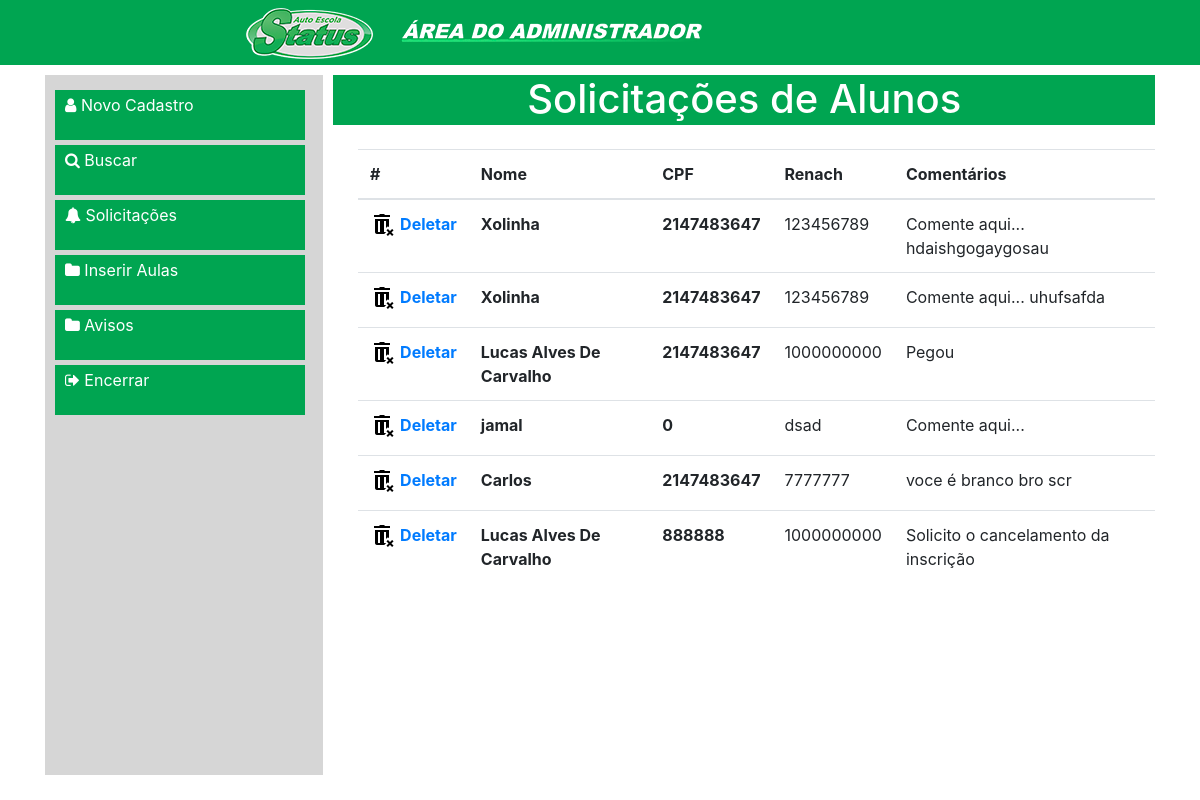
Page /View/adm/solicitacoes.php on the earlier database version.
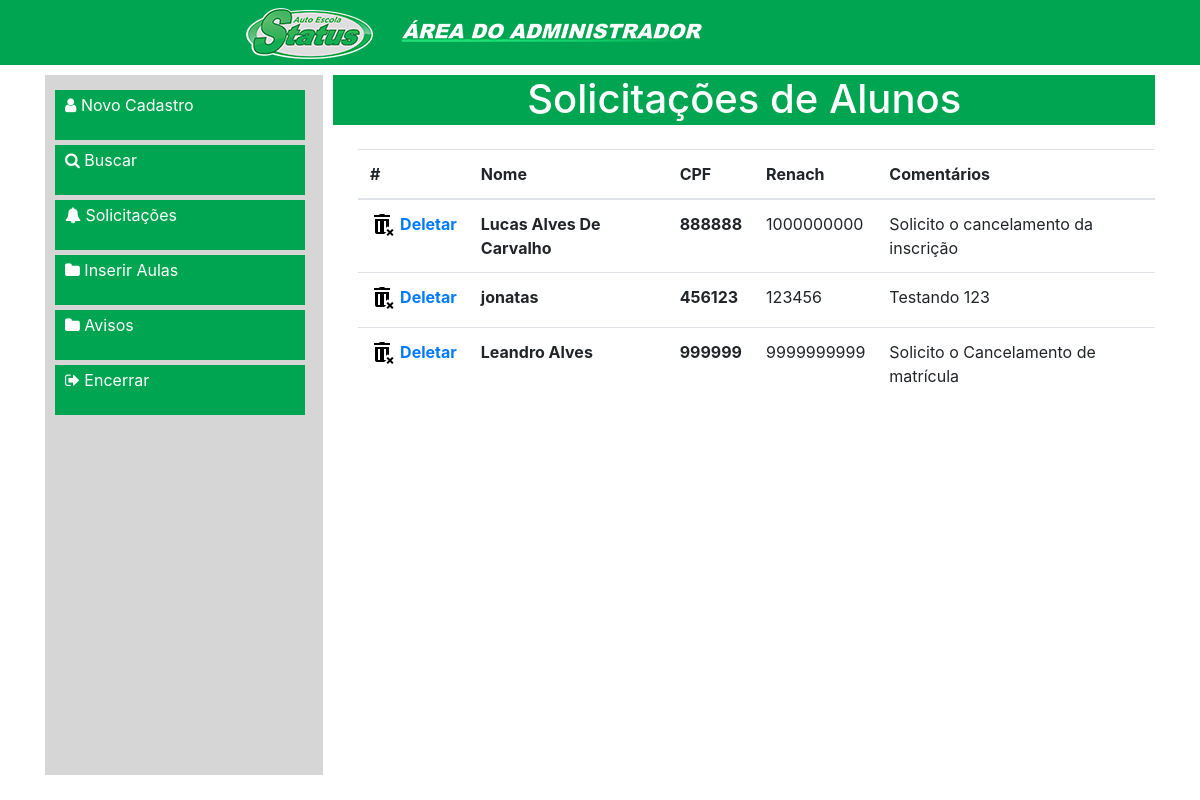
Same page on the later database version.
### tables this page shows
CREATE TABLE `solicitacao` (
  `id` int(11) NOT NULL,
  `nome` text NOT NULL,
  `cpf` int(11) NOT NULL,
  `renach` varchar(20) NOT NULL,
  `comentarios` varchar(100) NOT NULL
);

### model/modelDao/Conexao.php (called while the page is built)
<?php
class Conexao {
    private $usuario;
    private $senha;
    private $banco;
    private $servidor;
    private static $pdo;
    public function __construct(){
        $this->servidor = "localhost";
        $this->banco = "webstatus";
        $this->usuario = "root";
        $this->senha = "";
    }
    public function conectar(){
        try{
            if(is_null(self::$pdo)){
                self::$pdo = new PDO("mysql:host=".$this->servidor.";dbname=".$this->banco, $this->usuario, $this->senha);
            }
            return self::$pdo;
        } catch (PDOException $ex) {
			echo $ex->getMessage();
        }
    }
}

### View/adm/solicitacoes.php (the view, shortened to what this page needs)
<!DOCTYPE html>
<html lang="pt-br">
    <link rel="stylesheet" type="text/css" href="./css/Padm.css">
    <link href="https://stackpath.bootstrapcdn.com/font-awesome/4.7.0/css/font-awesome.min.css" rel="stylesheet">
    <link rel="stylesheet" href="https://stackpath.bootstrapcdn.com/bootstrap/4.4.1/css/bootstrap.min.css">
</head>
<body>
    <header>
        <div class="header-area">
            <div class="logo">
                <a href="#">
                    <img src="./images/logoadm.png" alt="">
                </a>
            </div>
        </div>
    </header>
    <div style="height: 90%;" class="container">
        <nav>
            <ul class="menu">
                <a href="adm.php">
                    <li><i class="fa fa-user"></i> Novo Cadastro</li>
                </a>
                <a href="buscar.php">
                    <li><i class="fa fa-search"></i> Buscar</li>
                </a>
                <a href="solicitacoes.php">
                    <li><i class="fa fa-bell"></i> Solicitações</li>
                </a>
                <a href="inseriraulas.php">
                    <li><i class="fa fa-folder"></i> Inserir Aulas</li>
                </a>
                <a href="avisos.php">
                    <li><i class="fa fa-folder"></i> Avisos</li>
                </a>
                <a href="../admin.php">
                    <li><i class="fa fa-sign-out"></i> Encerrar</li>
                </a>
            </ul>
        </nav>
        <section>
            <div class="mininav">
                <h1>Solicitações de Alunos</h1>
            </div>
            <br>
            <div class="text-f">
                <table class="table">
                    <thead>
                        <tr>
                            <th scope="col">#</th>
                            <th scope="col">Nome</th>
                            <th scope="col">CPF</th>
                            <th scope="col">Renach</th>
                            <th scope="col">Comentários</th>
                        </tr>
                    </thead>
                    <tbody>
                        <?php
                            require_once '../../model/modelDao/Conexao.php';
                            $con = new Conexao();
                            $query = $con->conectar()->prepare('select * from solicitacao');
                            $query->execute();
                            $resultado = $query->fetchAll();
                            foreach ($resultado as $value) {
                                $id = $value['id'];
                                $nome = $value['nome'];
                                $cpf = $value['cpf'];
                                $renach = $value['renach'];
                                $comentarios = $value['comentarios'];
                                echo "
                                <tr>
                                    <th style=\"width: 100px;\">
                                        <a class=\"excluir\" href='../../controller/ControllerDeleteSolicitacoes.php?id=$id'>
                                            <img src=\"../assets/images/icons8-excluir-lixeira-24.png\">
                                            <div>Deletar</div>
                                        </a>
                                    </th>
                                    <th>$nome</th>
                                    <th>$cpf</th>
                                    <td>$renach</td>
                                    <td>$comentarios</td>
                                </tr>
                                ";
                            }
                        ?>
                    </tbody>
                </table>
            </div>
        </section>
    </div>
</body>
</html>

### View/adm/css/Padm.css (style rules this page uses)
html, body { height: 100%; }
* { margin: 0; padding: 0; }
a { text-decoration: none; color: white; }
h1 { color: #fff; text-align: center; }
body { background-color: #E6E6E6; font-family: Verdana; font-size: 100%; }
.header-area { background-color: #00A551; }
.logo { margin-left: 20%; }
.container { display: flex; margin: auto; width: 1200px; margin-top: 0px; padding: 10px; flex-grow: 1; }
.excluir { display: inline-flex; }
.excluir > div { margin-left: 6px; }
nav { width: 300px; background-color: #cccc; float: left; box-sizing: border-box; padding: 10px; border-radius: 0px 0px 0px 0px; }
.mininav { height: 50px; background-color: #00A551; border-radius: 0px 0px 0px 0px; padding: 0%; }
.text-f { margin-left: 3%; }
section { width: 890px; height: 100%; margin-left: 10px; float: left; background-color: #ffff; box-sizing: border-box; padding: 0px; border-radius: 15px 15px 0px 0px; }
ul.menu { list-style-type: none; }
ul.menu li { width: 250px; height: 50px; line-height: 30px; background-color: #00A551; color: #fff; margin-top: 5px; box-sizing: border-box; padding-left: 10px; border-radius: 0px 0px 0px 0px; }

Differences in the rows shown:
removed solicitacao: nome "Xolinha", cpf "2147483647", renach "123456789", comentarios "Comente aqui... hdaishgogaygosau"
removed solicitacao: nome "Xolinha", cpf "2147483647", renach "123456789", comentarios "Comente aqui... uhufsafda"
removed solicitacao: nome "Lucas Alves De Carvalho", cpf "2147483647", renach "1000000000", comentarios "Pegou"
removed solicitacao: nome "jamal", cpf "0", renach "dsad", comentarios "Comente aqui..."
removed solicitacao: nome "Carlos", cpf "2147483647", renach "7777777", comentarios "voce é branco bro scr"
added solicitacao: nome "jonatas", cpf "456123", renach "123456", comentarios "Testando 123"
added solicitacao: nome "Leandro Alves", cpf "999999", renach "9999999999", comentarios "Solicito o Cancelamento de matrícula"
